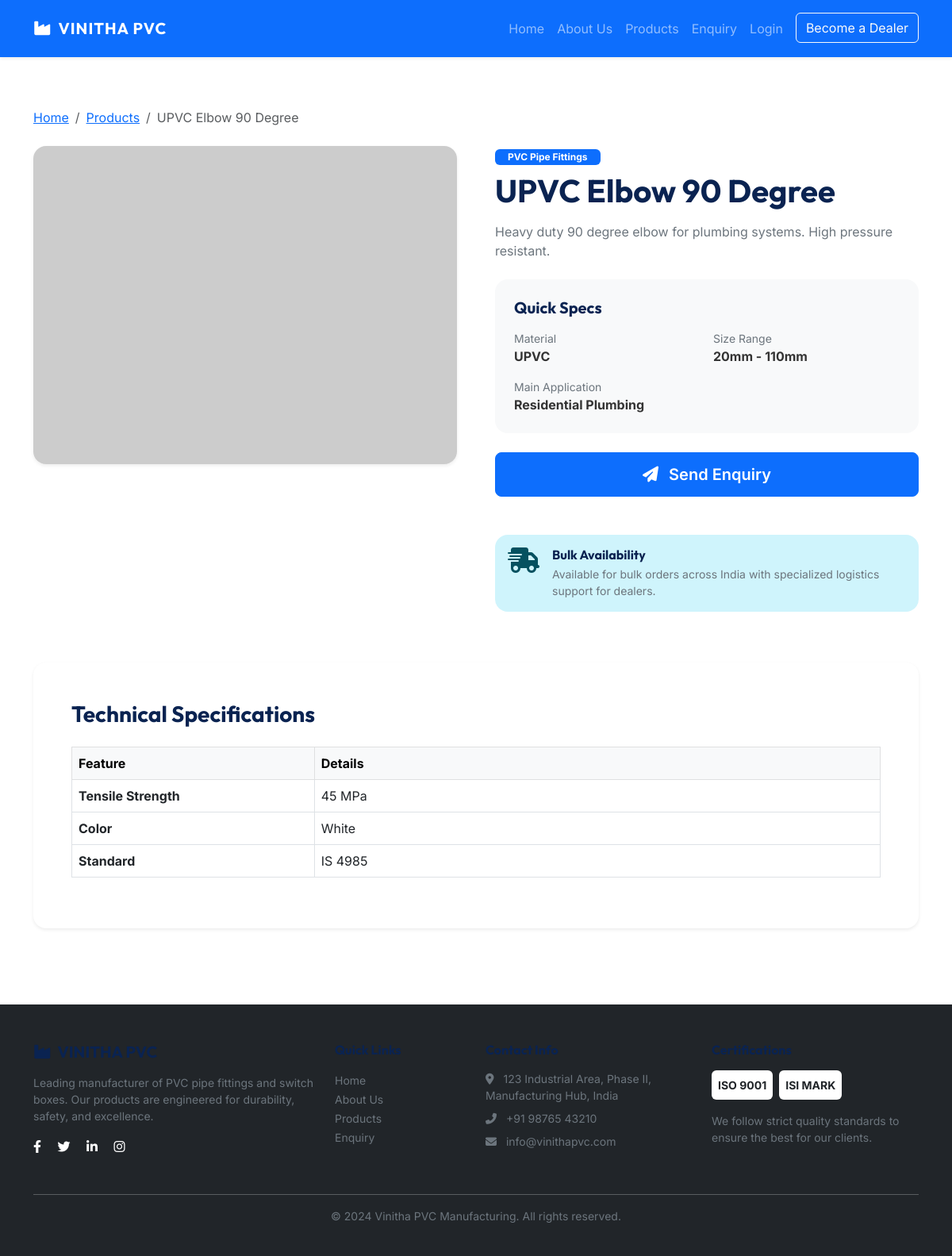
Page /product/1 on the committed database.
### models/models.py (models this page shows)
class Product(db.Model):
    __tablename__ = 'products'
    id = db.Column(db.Integer, primary_key=True)
    category_id = db.Column(db.Integer, db.ForeignKey('categories.id'))
    name = db.Column(db.String(200), nullable=False)
    description = db.Column(db.Text)
    specifications = db.Column(db.JSON)
    material = db.Column(db.String(100))
    size_range = db.Column(db.String(100))
    application = db.Column(db.String(255))
    image_url = db.Column(db.String(255))
    datasheet_url = db.Column(db.String(255))
    is_featured = db.Column(db.Boolean, default=False)
    views = db.Column(db.Integer, default=0)
    created_at = db.Column(db.DateTime, default=datetime.utcnow)
    updated_at = db.Column(db.DateTime, default=datetime.utcnow, onupdate=datetime.utcnow)

class Category(db.Model):
    __tablename__ = 'categories'
    id = db.Column(db.Integer, primary_key=True)
    name = db.Column(db.String(100), unique=True, nullable=False)
    description = db.Column(db.Text)
    products = db.relationship('Product', backref='category', lazy=True)
    created_at = db.Column(db.DateTime, default=datetime.utcnow)

### routes/main.py (the view)
@main_bp.route('/product/<int:product_id>')
def product_detail(product_id):
    product = Product.query.get_or_404(product_id)
    product.views += 1
    db.session.commit()
    return render_template('product_detail.html', product=product)

### templates/product_detail.html (shortened to what this page needs)
{% extends "layout.html" %}
{% block content %}
<section class="py-5">
    <div class="container">
        <nav aria-label="breadcrumb" class="mb-4">
            <ol class="breadcrumb">
                <li class="breadcrumb-item"><a href="{{ url_for('main.index') }}">Home</a></li>
                <li class="breadcrumb-item"><a href="{{ url_for('main.products') }}">Products</a></li>
                <li class="breadcrumb-item active">{{ product.name }}</li>
            </ol>
        </nav>
        <div class="row g-5">
            <div class="col-lg-6">
                <div class="card border-0 shadow-sm rounded-4 overflow-hidden">
                    <img src="{{ url_for('static', filename='images/products/' + product.image_url) if product.image_url else 'https://via.placeholder.com/600x450' }}"
                        class="img-fluid" alt="{{ product.name }}">
                </div>
            </div>
            <div class="col-lg-6">
                <div class="mb-2"><span class="badge bg-primary px-3">{{ product.category.name }}</span></div>
                <h1 class="display-6 fw-bold mb-3">{{ product.name }}</h1>
                <p class="text-secondary mb-4">{{ product.description }}</p>
                <div class="bg-light p-4 rounded-4 mb-4">
                    <h5 class="fw-bold mb-3 Small">Quick Specs</h5>
                    <div class="row g-3">
                        <div class="col-6">
                            <small class="text-secondary d-block">Material</small>
                            <span class="fw-bold">{{ product.material }}</span>
                        </div>
                        <div class="col-6">
                            <small class="text-secondary d-block">Size Range</small>
                            <span class="fw-bold">{{ product.size_range }}</span>
                        </div>
                        <div class="col-12">
                            <small class="text-secondary d-block">Main Application</small>
                            <span class="fw-bold">{{ product.application }}</span>
                        </div>
                    </div>
                </div>
                <div class="d-flex gap-3 mb-5">
                    <a href="{{ url_for('main.enquiry', product_id=product.id) }}"
                        class="btn btn-primary btn-lg flex-grow-1">
                        <i class="fas fa-paper-plane me-2"></i> Send Enquiry
                    </a>
                </div>
                <div class="alert alert-info border-0 rounded-4">
                    <div class="d-flex">
                        <div class="me-3"><i class="fas fa-shipping-fast fa-2x"></i></div>
                        <div>
                            <h6 class="fw-bold mb-1">Bulk Availability</h6>
                            <p class="small mb-0 text-secondary">Available for bulk orders across India with specialized
                                logistics support for dealers.</p>
                        </div>
                    </div>
                </div>
            </div>
        </div>
        <div class="row mt-5">
            <div class="col-12">
                <div class="card border-0 shadow-sm rounded-4">
                    <div class="card-body p-4 p-lg-5">
                        <h3 class="fw-bold mb-4">Technical Specifications</h3>
                        <div class="table-responsive">
                            <table class="table table-bordered">
                                <thead class="table-light">
                                    <tr>
                                        <th width="30%">Feature</th>
                                        <th>Details</th>
                                    </tr>
                                </thead>
                                <tbody>
                                    {% if product.specifications %}
                                    {% for key, value in product.specifications.items() %}
                                    <tr>
                                        <td class="fw-bold">{{ key }}</td>
                                        <td>{{ value }}</td>
                                    </tr>
                                    {% endfor %}
                                    {% endif %}
                                </tbody>
                            </table>
                        </div>
                    </div>
                </div>
            </div>
        </div>
    </div>
</section>
{% endblock %}

### static/css/style.css (style rules this page uses)
:root { --primary-color: #0d6efd; --secondary-color: #198754; --dark-blue: #0a2351; --light-bg: #f8f9fa; --accent-color: #20c997; --font-heading: 'Outfit', sans-serif; --font-body: 'Inter', sans-serif; }
body { font-family: var(--font-body); background-color: #ffffff; color: #333; }
h1, h2, h3, h4, h5, h6 { font-family: var(--font-heading); color: var(--dark-blue); font-weight: 700; }
.btn-primary { padding: 12px 25px; font-weight: 600; border-radius: 8px; }

### rows in the picture
Product: name "UPVC Elbow 90 Degree", description "Heavy duty 90 degree elbow for plumbing systems. High pressure resistant.", material "UPVC", size_range "20mm - 110mm", application "Residential Plumbing"
Category: category.name "PVC Pipe Fittings"

### other values in the picture
{{ key }} "Tensile Strength" "Color" "Standard"
{{ value }} "45 MPa" "White" "IS 4985"
